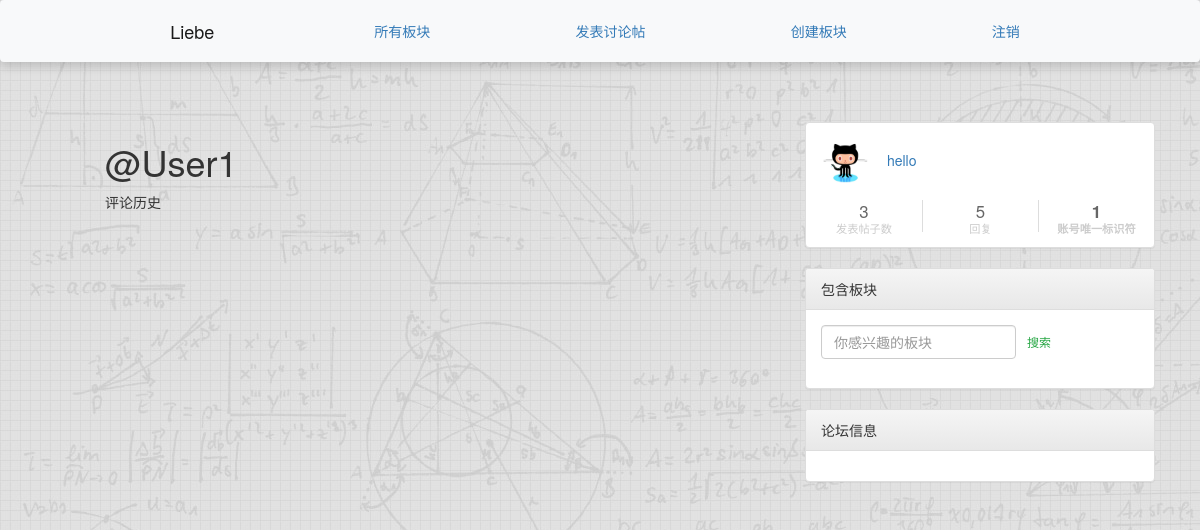
Before: /posts/by/User1/ (signed in) with the older database file.
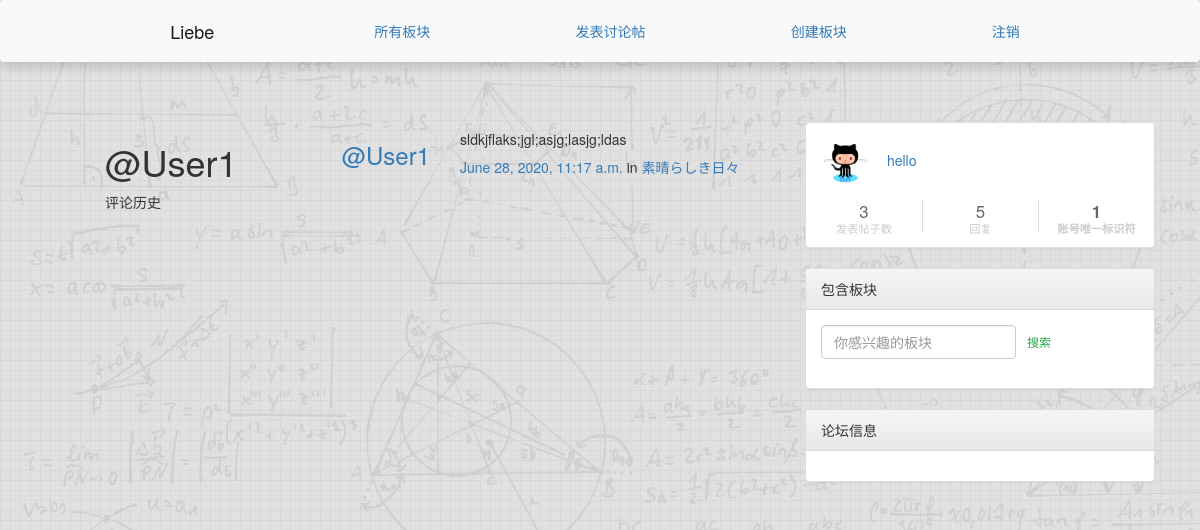
After: the same page with the newer database file.
### posts/models.py (models this page shows, shortened)
class Post(models.Model):
    title = models.CharField(max_length=200, blank=True, null=True)
    user = models.ForeignKey(User, related_name="posts",on_delete=models.CASCADE)
    created_at = models.DateTimeField(auto_now=True)
    message = models.TextField()
    message_html = models.TextField(editable=False)
    group = models.ForeignKey(
        Group, related_name="posts",null=True,
        blank=True,on_delete=models.CASCADE
    )
    class Meta:
        ordering = ["-created_at"]
        unique_together = ["user", "message"]

### accounts/models.py (models this page shows, shortened)
class User(AbstractUser):
    signature = models.CharField(max_length=255, blank=True, null=True)
    head_img = models.ImageField(height_field=150, width_field=150, blank=True, null=True)
    friends = models.ManyToManyField("User", blank=True, related_name='followed_by')

### groups/models.py (models this page shows, shortened)
class Group(models.Model):
    name = models.CharField(max_length=255, unique=True)
    slug = models.SlugField(allow_unicode=True, unique=True)
    description = models.TextField(blank=True, default='')
    description_html = models.TextField(editable=False, default='', blank=True)
    members = models.ManyToManyField(User,through="GroupMember")
    class Meta:
        ordering = ["name"]

### posts/views.py (the view)
# urls.py: path("by/<username>/",views.UserPosts.as_view(),name="for_user"),
class UserPosts(generic.ListView):
    model = models.Post
    template_name = "posts/user_post_list.html"
    def get_queryset(self):
        try:
            self.post_user = User.objects.prefetch_related("posts").get(
                username__iexact=self.kwargs.get("username")
            )
        except User.DoesNotExist:
            raise Http404
        else:
            return self.post_user.posts.all()
    def get_context_data(self, **kwargs):
        context = super().get_context_data(**kwargs)
        context["post_user"] = self.post_user
        return context

### posts/templates/posts/user_post_list.html
{% extends "posts/post_base.html" %}
{% block prepost %}
<div class="col-md-4">
	<h1>@{{ post_user.username }}</h1>
	<p>评论历史</p>
</div>
{% endblock %}
{% block post_content %}
<div class="col-md-8">
	{% for post in post_list %}
		{% include "posts/_post.html" %}
	{% endfor %}
</div>
{% endblock %}

### posts/templates/posts/_post.html (shortened to what this page needs)
<div class="media">
	<h3 class="mr-5"><a href="{% url 'accounts:profile' username=post.user.username %}">@{{ post.user.username }}</a></h3>
	<div class="media-body">
		<h5>{{ post.message_html|safe }}</h5>
			<time class="time"><a href="{% url 'posts:single' username=post.user.username pk=post.pk %}">{{ post.created_at }}</a></time>
			{% if post.group %}
			<span class="group-name">in <a href="#">{{ post.group.name }}</a></span>
			{% endif %}
	</div>
</div>

Changed rows visible on the page:
added Post: user.username "User1", message_html "sldkjflaks;jgl;asjg;lasjg;ldas", created_at "June 28, 2020, 11:17 a.m.", group.name "素晴らしき日々"
